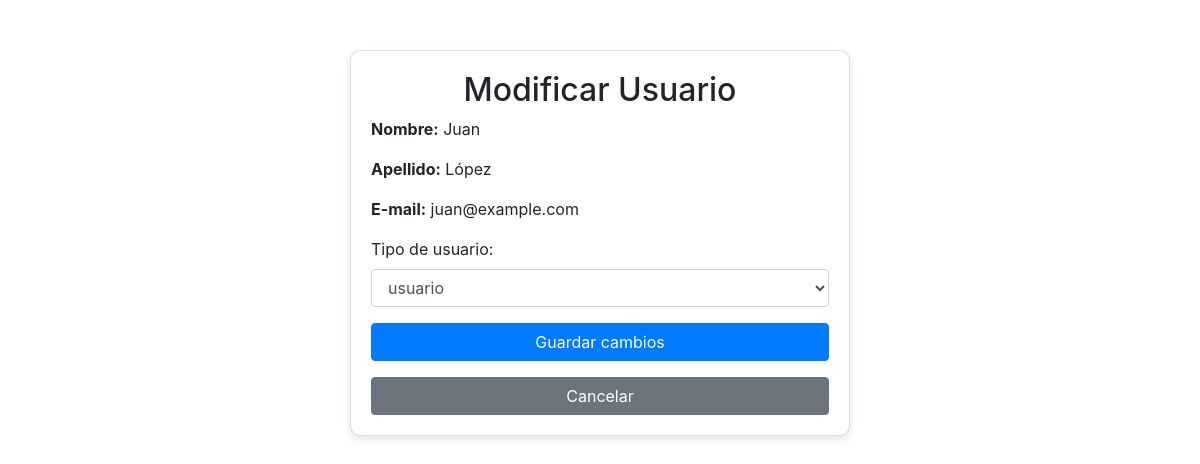
Page /views/admin/users/user_modification_from_admin.php?id=1 (signed in) on the committed database.
### tables this page shows
CREATE TABLE USUARIOS (
    id_usuarios INT PRIMARY KEY AUTO_INCREMENT,
    nombre VARCHAR(100) NOT NULL,
    apellidos VARCHAR(150) NOT NULL,
    telefono VARCHAR(255),
    correo_electronico VARCHAR(255) NOT NULL,
    direccion VARCHAR(255),
    pass VARCHAR(255) NOT NULL,
    tipo_usuarios TINYINT(1) DEFAULT 2,
    foto LONGBLOB, 
    CONSTRAINT chk_tipo_usuarios CHECK (tipo_usuarios IN (0, 1, 2))
);

### models/database.php (called while the page is built)
<?php
class Database {
    private $host = "localhost";
    private $user = "root";
    private $password = "1234";
    private $database = "gym";
    private $port = "3306";
    private $connection;
    public function __construct() {
        try {
            $this->connection = new PDO(
                "mysql:host={$this->host};port={$this->port};dbname={$this->database}",
                $this->user,
                $this->password
            );
            $this->connection->setAttribute(PDO::ATTR_ERRMODE, PDO::ERRMODE_EXCEPTION);
        } catch(PDOException $e) {
            die("Error al conectar a la base de datos: " . $e->getMessage());
        }
    }
    public function getConnection() {
        return $this->connection;
    }
}
?>

### models/admin_models/user_model.php (called while the page is built, shortened)
<?php
require_once(__DIR__ . "/../../models/database.php");
class UserModel
{
  private $connection;
  public function __construct()
  {
    $db = new Database();
    $this->connection = $db->getConnection();
  }
  public function getUserById($id)
  {
      $sql = "SELECT * FROM usuarios WHERE id_usuarios = ?";
      $statement = $this->connection->prepare($sql);
      $statement->bindParam(1, $id, PDO::PARAM_INT);
      $statement->execute();
      $usuario = $statement->fetch(PDO::FETCH_ASSOC);
      return $usuario;
  }
}

### views/admin/users/user_modification_from_admin.php (the view, shortened to what this page needs)
<?php
require_once(__DIR__ . "/../../../models/admin_models/user_model.php");
require_once (__DIR__ . "/../../../models/admin_models/user_model.php");
if (isset($_GET['id'])) {
  $idUsuario = $_GET['id'];
  $userModel = new UserModel();
  $usuario = $userModel->getUserById($idUsuario);
}
?>
<!DOCTYPE html>
<html lang="en">
<head>
  <link href="https://stackpath.bootstrapcdn.com/bootstrap/4.5.2/css/bootstrap.min.css" rel="stylesheet">
  <link rel="stylesheet" href="../../../public/css/admin/user/user_modification.css">
</head>
<body>
  <div class="card">
    <h2 class="text-center">Modificar Usuario</h2>
    <?php if (isset($usuario)): ?>
      <form action="../../../controllers/admin_controller/user/user_modification.php" method="POST">
        <p><strong>Nombre:</strong> <?php echo $usuario['nombre']; ?></p>
        <p><strong>Apellido:</strong> <?php echo $usuario['apellidos']; ?></p>
        <p><strong>E-mail:</strong> <?php echo $usuario['correo_electronico']; ?></p>
        <label for="tipo_usuario">Tipo de usuario:</label>
        <select class="form-control" name="tipo_usuario">
          <option value="2" <?php if ($usuario['tipo_usuarios'] == 2)
            echo "selected"; ?>>usuario</option>
        </select>
        <button type="submit" class="btn btn-primary btn-block mt-3">Guardar cambios</button>
      </form>
    <?php else: ?>
      <p class="text-danger">Error: ID de usuario no válido</p>
    <?php endif; ?>
    <a href="../../admin_panel.php" class="btn btn-secondary btn-block mt-3">Cancelar</a>
  </div>
</body>
</html>

### public/css/admin/user/user_modification.css (style rules this page uses)
.card { margin: auto; margin-top: 50px; max-width: 500px; padding: 20px; border-radius: 10px; box-shadow: 0 4px 8px rgba(0, 0, 0, 0.1); }

### rows in the picture
usuarios: nombre "Juan", apellidos "López", correo_electronico "juan@example.com", tipo_usuario "usuario"
